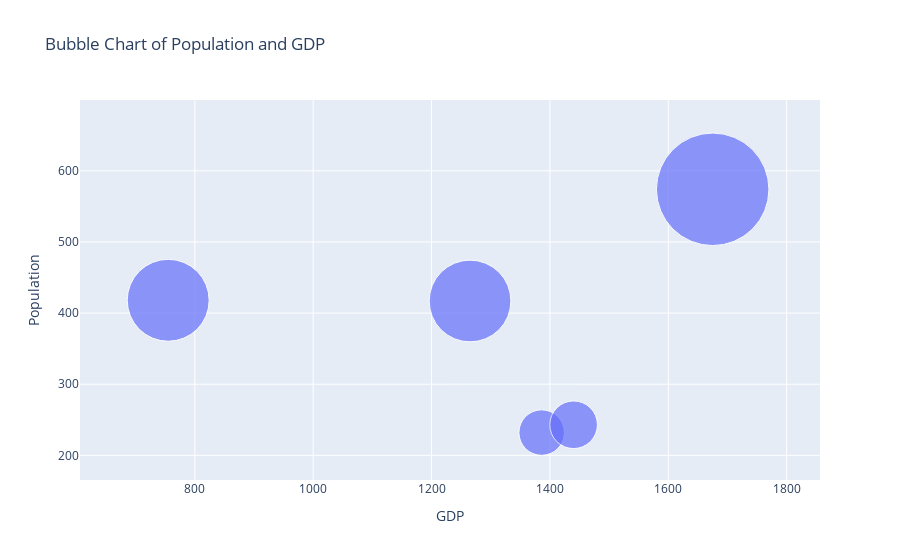

Write notebook code for a chart like this one.
### Markdown cell above
5. Using the given dataset, create a bubble chart to represent each country's population (y-axis), GDP (x-axis), and bubble size proportional to the population
    ![image.png](attachment:image.png)

### Code cell
import plotly.graph_objects as go
import numpy as np
import pandas as pd

np.random.seed(25)
data = {
    'Country': ['USA', 'Canada', 'UK', 'Germany', 'France'],
    'Population': np.random.randint(100, 1000, 5),
    'GDP': np.random.randint(500, 2000, 5)
}
df = pd.DataFrame(data)

fig = go.Figure()
fig.add_trace(go.Scatter(
    x=df['GDP'],
    y=df['Population'],
    mode='markers',
    marker=dict(
        size=df['Population'],  
        sizemode='diameter',  
        sizeref=2.*max(df['Population'])/(15.**2),  
        sizemin=4 
    ),
    text=df['Country']  
))

fig.update_layout(
    title='Bubble Chart of Population and GDP',
    xaxis_title='GDP',
    yaxis_title='Population'
)

fig.show()

### Figure 1 — Plotly figure (JSON) as saved in the notebook; plotly's stock layout.template omitted (floating-point values rounded to 4 significant figures)
{"data": [{"marker": {"size": [232, 418, 574, 243, 417], "sizemin": 4, "sizemode": "diameter", "sizeref": 5.102}, "mode": "markers", "text": ["USA", "Canada", "UK", "Germany", "France"], "type": "scatter", "x": [1386, 755, 1675, 1440, 1265], "y": [232, 418, 574, 243, 417]}], "layout": {"title": {"text": "Bubble Chart of Population and GDP"}, "xaxis": {"title": {"text": "GDP"}}, "yaxis": {"title": {"text": "Population"}}}}
